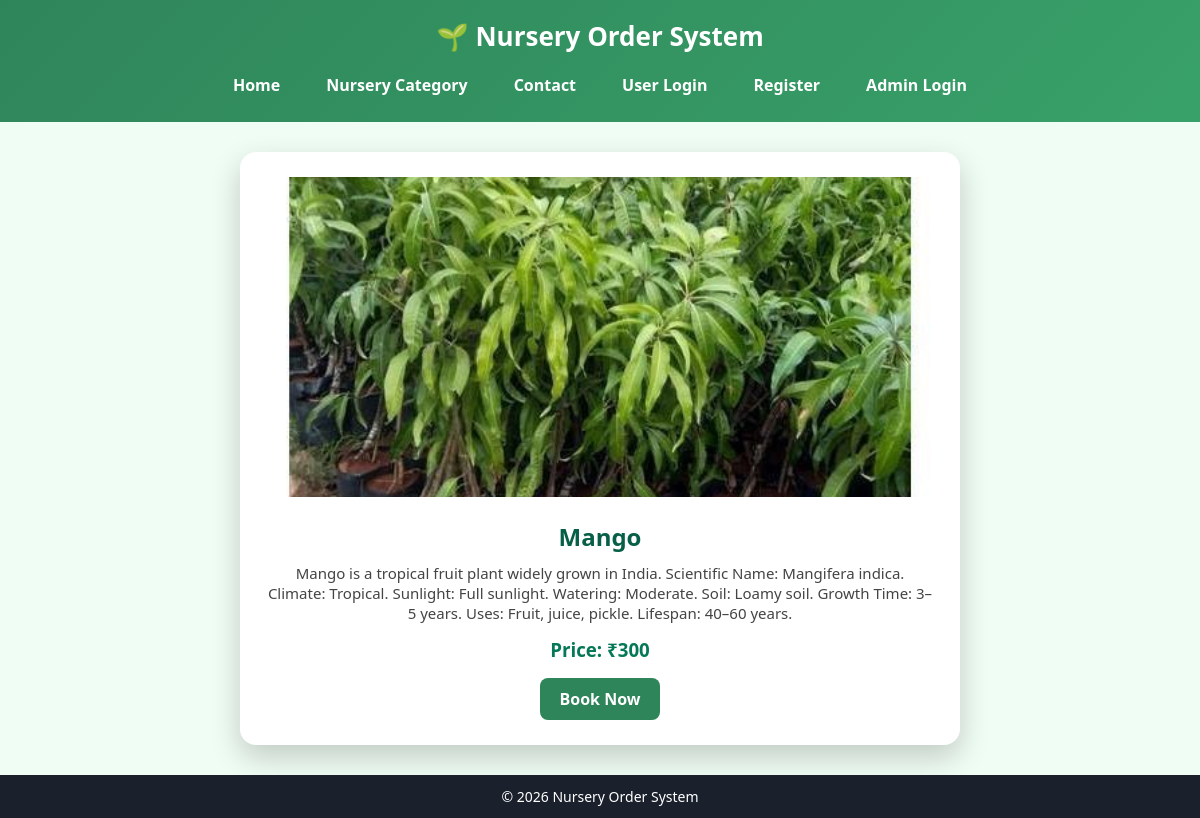
Screenshot of /plant/1 with the database file from the repository.
### tables this page shows
CREATE TABLE plants (
    id INTEGER PRIMARY KEY AUTOINCREMENT,
    category TEXT,
    name TEXT,
    price INTEGER,
    image TEXT,
    description TEXT
);

### app.py (the view)
@app.route("/plant/<int:id>")
def plant_detail(id):
    con = db()
    cur = con.cursor()
    cur.execute("SELECT * FROM plants WHERE id=?", (id,))
    plant = cur.fetchone()
    con.close()
    return render_template("plant_detail.html", plant=plant)

### app.py (called while the page is built)
def db():
    return sqlite3.connect("database.db")

### templates/plant_detail.html
{% extends "base.html" %}
{% block content %}
<link rel="stylesheet" href="{{ url_for('static', filename='plant_detail.css') }}">
<div class="detail">
    <img src="/static/images/{{ plant[4] }}">
    <h2>{{ plant[2] }}</h2>
    <p>{{ plant[5] }}</p>
    <h3>Price: ₹{{ plant[3] }}</h3>
    <a href="/book/{{ plant[0] }}">Book Now</a>
</div>
{% endblock %}

### static/style.css (style rules this page uses)
* { margin: 0; padding: 0; box-sizing: border-box; font-family: "Segoe UI", Arial, sans-serif; }
body { background: #f0fdf4; min-height: 100vh; display: flex; flex-direction: column; }
h2 { text-align: center; margin-bottom: 20px; }

### static/plant_detail.css (style rules this page uses)
.detail { max-width: 720px; margin: auto; background: white; padding: 25px; border-radius: 16px; box-shadow: 0 12px 30px rgba(0, 0, 0, 0.2); text-align: center; }
.detail img { width: 100%; max-height: 320px; object-fit: cover; border-radius: 14px; margin-bottom: 18px; }
.detail h2 { color: #065f46; margin-bottom: 10px; }
.detail p { font-size: 15px; color: #444; margin-bottom: 14px; }
.detail h3 { color: #047857; margin-bottom: 16px; }
.detail a { display: inline-block; padding: 10px 20px; background: #2f855a; color: white; text-decoration: none; border-radius: 8px; font-weight: 600; }

### rows the page displays
plants: image (picture), name "Mango", description "Mango is a tropical fruit plant widely grown in India. Scientific Name: Mangifera indica. Climate: Tropical. Sunlight: Full sunlight. Watering: Moderate. Soil: Loamy soil. Growth Time: 3–5 years. Uses: Fruit, juice, pickle. Lifespan: 40–60 years.", price "300"
